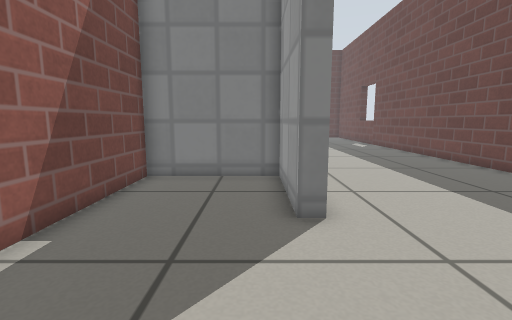
[1] (above)

17 first-person views from a walk through a world built for the Gazebo simulator. The camera is 0.5 m above the floor, tilts 8° down and sees 85° across. The floor is counted in squares, 0.25 m on a side. Each view is taken from the middle of a square. On the plan, view 1 faces up. The plan holds only what a view shows up to about 16 squares ahead; the rest is blank. Simple patterns stand in for the simulator's built-in surfaces.

[2]
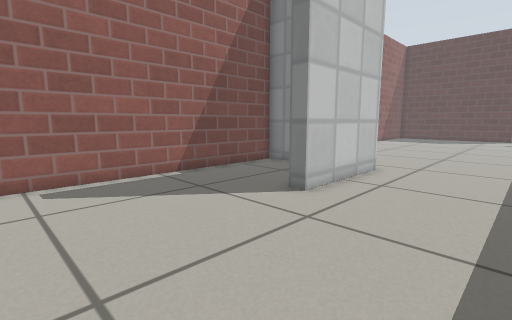

[3]
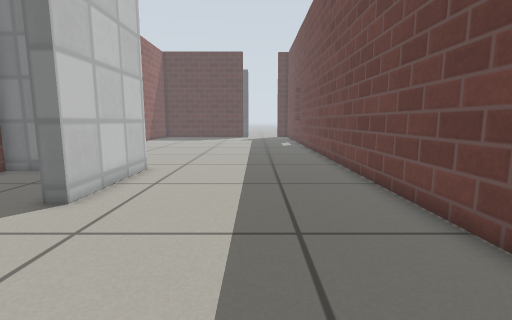

[4]
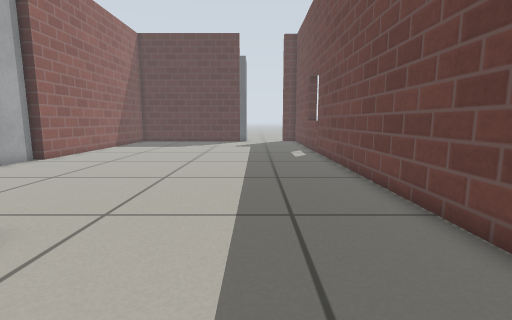

[5]
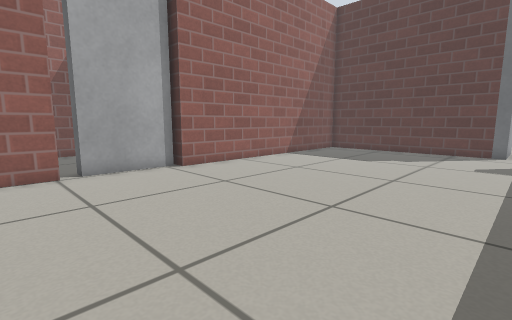

[6]
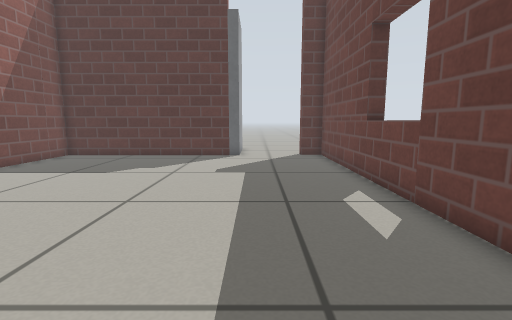

[7]
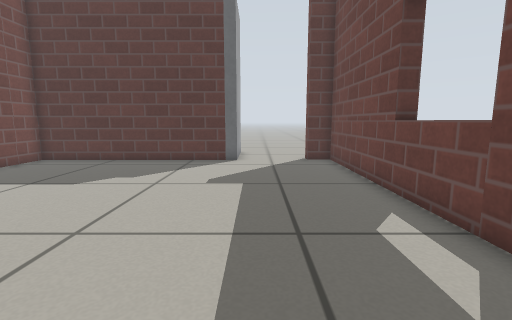

[8]
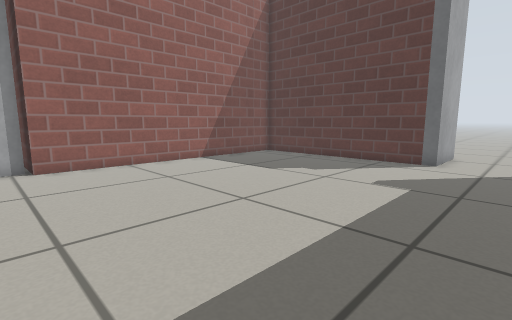

[9]
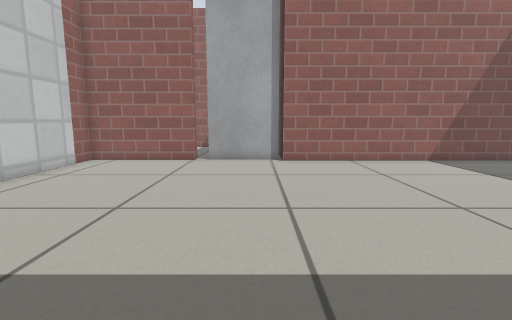

[10]
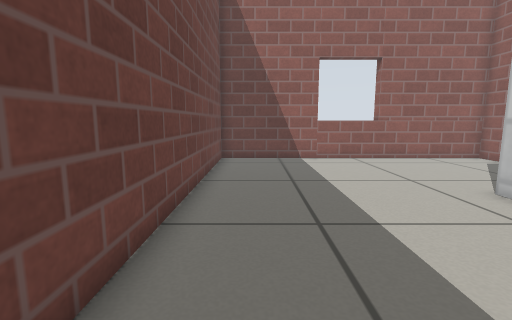

[11]
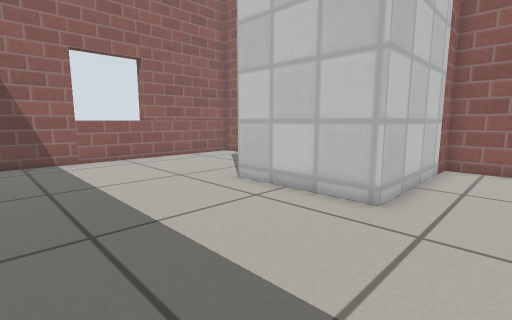

[12]
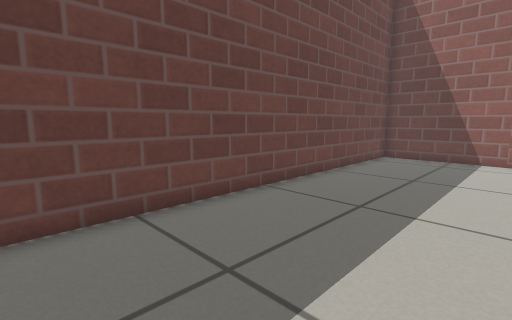

[13]
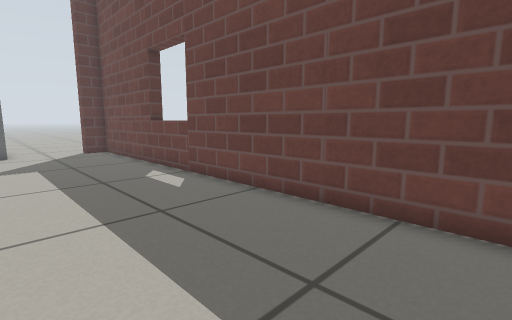

[14]
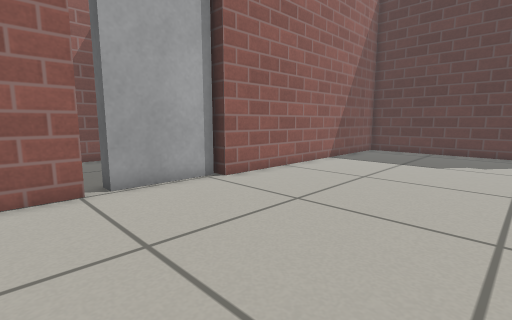

[15]
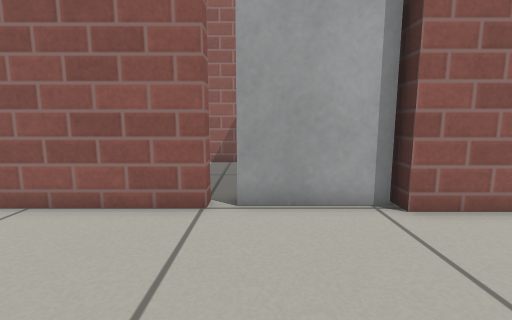

[16]
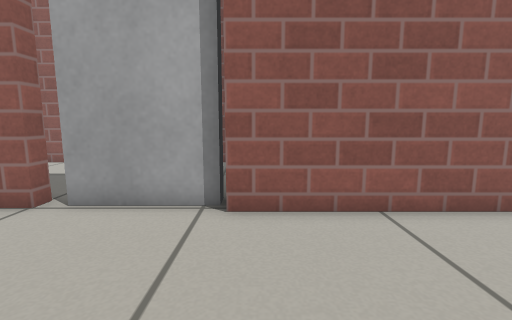

[17]
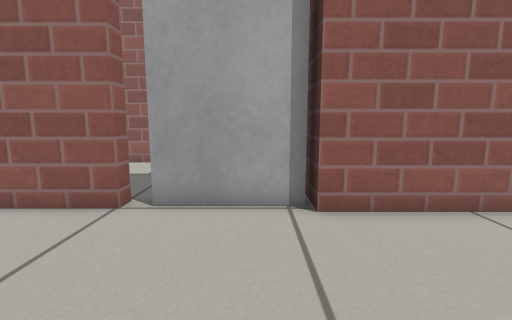

### Floor plan
Points are (right, up) in squares from view 1. A wall is a line through its corners. A room is listed if a view was taken in it or the views show most of it. See-through windows are left out.
Room 1 (view 1)
walls: (1.5, 5.6) (0.9, 5.6) (0.9, 10) (-3.9, 10) (-3.9, -1.8) (1.5, -1.8)
ways out: opening at (1, 2) to room 2
Room 2 (views 2, 3, 4, 5, 6, 7, 8, 9, 10, 11, 12, 13, 14, 15, 16, 17)
walls: (-5.2, 15.9) (-5.2, 10.6) (1.5, 10.6) (1.5, 5.6); (4.5, 33.2) (-4.9, 33.2) (-4.9, 20.4); (1.5, -1.8) (9.9, -1.8) (9.9, 33.3) (8.7, 33.3)
ways out: opening at (1, 2) to room 1; opening at (6.5, 33.5); gap at (-6, 16)
objects: door leaf (-6, 17) to (-5, 20)

Positions as (right, up) in squares from view 1, and headings:
1: (0, 0), facing up
2: (6, -1), facing up-left
3: (6, -1), facing up
4: (6, 6), facing up
5: (6, 14), facing up-left
6: (6, 17), facing up
7: (6, 19), facing up
8: (8, 19), facing up-left
9: (9, 19), facing left
10: (8, 13), facing down
11: (8, 13), facing down-left
12: (4, 14), facing down-right
13: (4, 14), facing up-right
14: (3, 14), facing up-left
15: (1, 17), facing left
16: (1, 21), facing left
17: (1, 19), facing left
